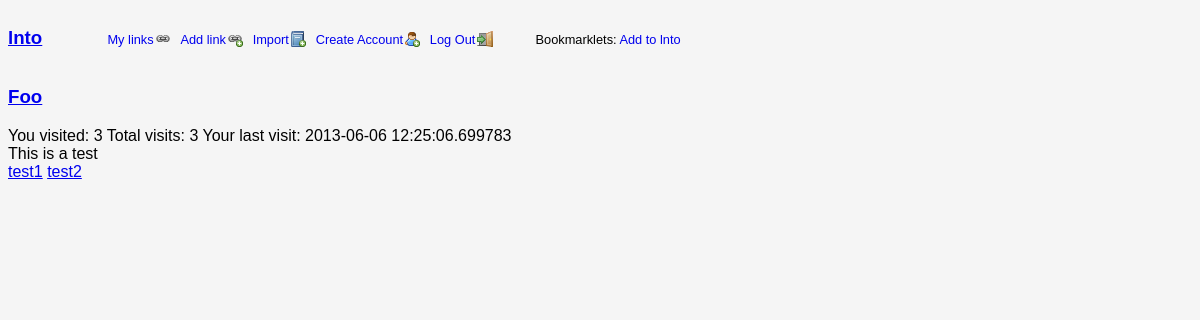
The page /link/show/4 on the database its author committed.
### lnto/libs/links.py (models this page shows, shortened)
class Link(appdb.Model):
	__tablename__ = 'links'
	linkid = Column(Integer, primary_key = True)
	userid = Column(Integer, ForeignKey('users.userid'))
	name = Column(String(256))
	url = Column(Text(convert_unicode = True))
	description = Column(Text(convert_unicode = True), default = '')
	shortname = Column(String(256))
	added = Column(DateTime, default = datetime.now())
	is_public = Column(Boolean, default = True)
	owner = relationship('User', backref = backref('links', order_by = linkid))
	tags = relationship('Tag', secondary = link_tags, backref = 'links')
	count = None
	def get_taglist(self):
		ret = []
		for tag in self.tags:
			ret.append(str(tag))
		return ret
	def get_hit(self, user=None):
		data = {'linkid': self.linkid}
		if user is not None:
			data['userid'] = user.userid
		return LinkHit(data)
	@staticmethod
	def get_by_id(id):
		return appdb.session.query(Link).filter_by(linkid = id).first()

### lnto/libs/tags.py (models this page shows, shortened)
class Tag(appdb.Model):
	__tablename__ = 'tags'
	tagid = Column(Integer, primary_key = True)
	tag_name = Column(String(64), unique = True)
	def __str__(self):
		return self.tag_name

### lnto/views.py (the view)
@app.route('/link/show/<linkid>')
def show_link(linkid):
	link = Link.get_by_id(linkid)
	if link is None:
		abort(404)
	usr = User.get_logged_in()
	return render_template('link.html', pageoptions = get_default_data(), link = link, user = usr)

### lnto/__init__.py (called while the page is built)
@app.after_request
def after_request(req):
    return req

@app.teardown_request
def teardown_request(exception):
    if (hasattr(g, 'db')):
        g.db.close()

### lnto/libs/links.py (called while the page is built)
	def get_count(self):
		if self.userid:
			return appdb.session.query(LinkHit).filter_by(linkid = self.linkid, userid = self.userid).count()
		else:
			return appdb.session.query(LinkHit).filter_by(linkid = self.linkid).count()

	def get_last_hit(self):
		if self.userid:
			return appdb.session.query(appdb.func.max(LinkHit.ts)).select_from(LinkHit).filter_by(linkid = self.linkid, userid = self.userid).scalar()
		else:
			return appdb.session.query(appdb.func.max(LinkHit.ts)).select_from(LinkHit).filter_by(linkid = self.linkid).scalar()

### lnto/libs/users.py (called while the page is built)
	@staticmethod
	def get_logged_in():
		if request.cookies.get('uinf'):
			username = request.cookies['uinf'].split('|')[0]
			curr_user = User.get_by_username(username)
			if curr_user.check_login():
				return curr_user
			else:
				return None
		else:
			return None

### lnto/views.py (called while the page is built)
def get_base_url():
	base = re.findall('(.+://[^/]*)', request.url)
	if len(base) == 1:
		return base[0]
	return ''

def get_default_data():
	return {
		'base_url': get_base_url(),
		'referer': request.form.get('referer') or request.referrer or url_for('show_index')
	}

### lnto/templates/link.html
{% extends "layout/main.html" %}
{% block content %}
<h3 class="title">
	<a href="{{url_for('show_link', linkid = link.linkid)}}">{{link.name}}</a>
</h3>
<div class="hits">
	You visited: {{link.get_hit(user).get_count()}}
	Total visits: {{link.get_hit().get_count()}}
	Your last visit: {{link.get_hit(user).get_last_hit()}}
</div>
<div class="description">
	{{link.description}}
</div>
<div class="tags">
	{% for tag in link.get_taglist()%}
	<a href="{{url_for('show_tag', name = tag)}}">{{tag}}</a>
	{% endfor %}
</div>
{% endblock %}

### lnto/static/css/styles.css (style rules this page uses)
html { font-family: helvetica, sans-serif; font-size: 12pt; }
html, body { background-color: #f5f5f5; }

### rows shown on the page
Link: name "Foo", get_hit "2013-06-06 12:25:06.699783", description "This is a test"
Tag: tag_name "test1"
Tag: tag_name "test2"

### other values the page prints
{{ link.get_hit(user).get_count() }} "3"
{{ link.get_hit().get_count() }} "3"
